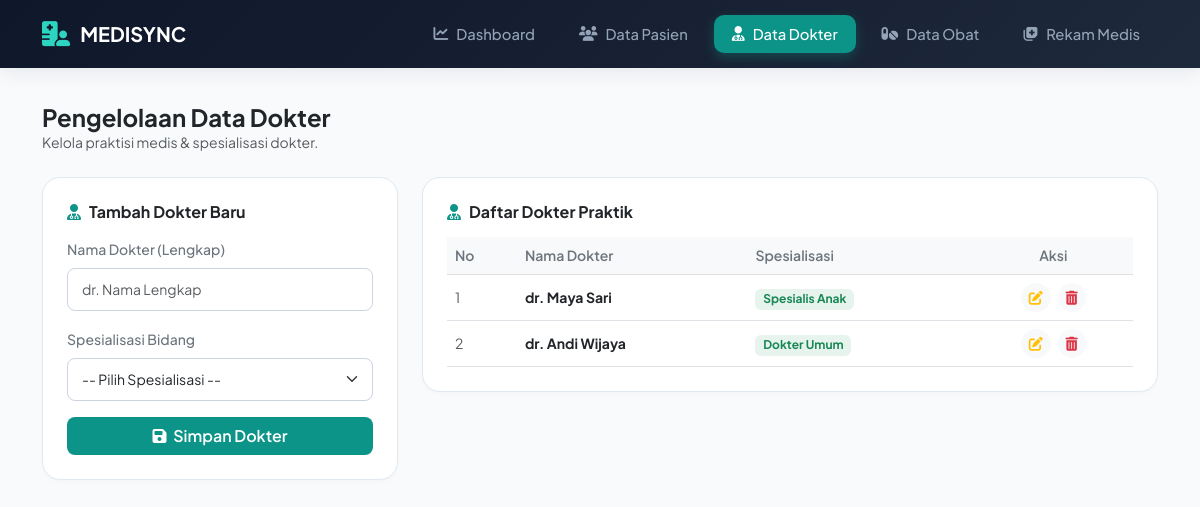
Screenshot of /dokter.php with the database file from the repository.
### tables this page shows
CREATE TABLE `dokter` (
  `id_dokter` int(11) NOT NULL,
  `nama_dokter` varchar(100) NOT NULL,
  `spesialisasi` varchar(50) NOT NULL
);

### dokter.php (the view, shortened to what this page needs)
<?php
include 'koneksi.php';
?>
<!DOCTYPE html>
<html lang="id">
<head>
    <link href="https://cdn.jsdelivr.net/npm/bootstrap@5.3.0/dist/css/bootstrap.min.css" rel="stylesheet">
    <link rel="stylesheet" href="https://cdnjs.cloudflare.com/ajax/libs/font-awesome/6.4.0/css/all.min.css">
    <link rel="stylesheet" href="https://cdn.jsdelivr.net/npm/sweetalert2@11/dist/sweetalert2.min.css">
</head>
<body>
    <nav class="top-navbar navbar navbar-expand-lg navbar-dark">
        <div class="container">
            <a class="navbar-brand" href="index.php"><i class="fa-solid fa-hospital-user fa-lg"></i><span> MEDISYNC</span></a>
            <div class="collapse navbar-collapse" id="navbarNav">
                <ul class="navbar-nav ms-auto gap-2">
                    <li class="nav-item"><a class="nav-link" href="index.php"><i class="fa-solid fa-chart-line"></i> Dashboard</a></li>
                    <li class="nav-item"><a class="nav-link" href="pasien.php"><i class="fa-solid fa-users"></i> Data Pasien</a></li>
                    <li class="nav-item"><a class="nav-link active" href="dokter.php"><i class="fa-solid fa-user-doctor"></i> Data Dokter</a></li>
                    <li class="nav-item"><a class="nav-link" href="obat.php"><i class="fa-solid fa-pills"></i> Data Obat</a></li>
                    <li class="nav-item"><a class="nav-link" href="rekam_medis.php"><i class="fa-solid fa-notes-medical"></i> Rekam Medis</a></li>
                </ul>
            </div>
        </div>
    </nav>
    <main class="container main-container">
        <div class="mb-4">
            <h4 class="fw-bold m-0 text-dark">Pengelolaan Data Dokter</h4>
            <p class="text-muted small m-0">Kelola praktisi medis & spesialisasi dokter.</p>
        </div>
        <div class="row g-4">
            <div class="col-lg-4">
                <div class="card-custom">
                    <h6 class="fw-bold text-dark mb-3"><i class="fa-solid fa-user-doctor me-2" style="color:#0d9488;"></i>Tambah Dokter Baru</h6>
                    <form method="POST" action="">
                        <div class="mb-3"><label class="form-label small fw-medium text-secondary">Nama Dokter (Lengkap)</label><input type="text" name="nama_dokter" class="form-control" placeholder="dr. Nama Lengkap" required></div>
                        <div class="mb-3">
                            <label class="form-label small fw-medium text-secondary">Spesialisasi Bidang</label>
                            <select name="spesialisasi" class="form-select" required>
                                <option value="">-- Pilih Spesialisasi --</option>
                            </select>
                        </div>
                        <button type="submit" name="simpan" class="btn text-white w-100 py-2.5 rounded-3 fw-semibold small" style="background-color: #0d9488;"><i class="fa-solid fa-save me-1"></i> Simpan Dokter</button>
                    </form>
                </div>
            </div>
            <div class="col-lg-8">
                <div class="card-custom">
                    <h6 class="fw-bold text-dark mb-3"><i class="fa-solid fa-user-md me-2" style="color:#0d9488;"></i>Daftar Dokter Praktik</h6>
                    <div class="table-responsive">
                        <table class="table table-hover align-middle mb-0">
                            <thead class="table-light">
                                <tr>
                                    <th class="small text-secondary fw-semibold">No</th>
                                    <th class="small text-secondary fw-semibold">Nama Dokter</th>
                                    <th class="small text-secondary fw-semibold">Spesialisasi</th>
                                    <th class="text-center small text-secondary fw-semibold">Aksi</th>
                                </tr>
                            </thead>
                            <tbody>
                                <?php
                                $data = mysqli_query($koneksi, "SELECT * FROM dokter ORDER BY id_dokter DESC");
                                $no = 1;
                                while ($row = mysqli_fetch_assoc($data)) {
                                ?>
                                <tr>
                                    <td><span class="text-muted small"><?= $no++; ?></span></td>
                                    <td><strong class="text-dark small"><?= $row['nama_dokter']; ?></strong></td>
                                    <td><span class="badge bg-success bg-opacity-10 text-success small"><?= $row['spesialisasi']; ?></span></td>
                                    <td class="text-center">
                                        <a href="edit_dokter.php?id=<?= $row['id_dokter']; ?>" class="btn btn-sm btn-light text-warning border-0 rounded-circle me-1" title="Edit"><i class="fa-solid fa-pen-to-square"></i></a>
                                        <a href="#" class="btn btn-sm btn-light text-danger border-0 rounded-circle" onclick="konfirmasiHapus(event, 'dokter.php?hapus=<?= $row['id_dokter']; ?>', '<?= $row['nama_dokter']; ?>')" title="Hapus"><i class="fa-solid fa-trash-can"></i></a>
                                    </td>
                                </tr>
                                <?php } ?>
                            </tbody>
                        </table>
                    </div>
                </div>
            </div>
        </div>
    </main>
</body>
</html>

### dokter.php (style rules this page uses)
:root { --main-bg: #f8fafc; --card-border: #e2e8f0; --accent: #0d9488; }
body { font-family: 'Plus Jakarta Sans', sans-serif; background-color: var(--main-bg); color: #334155; }
.top-navbar { background: linear-gradient(135deg, #0f172a 0%, #1e293b 100%); padding: 14px 0; position: sticky; top: 0; z-index: 1000; box-shadow: 0 4px 20px rgba(15,23,42,0.08); }
.navbar-brand { font-size: 1.25rem; font-weight: 700; color: #ffffff !important; display: flex; align-items: center; gap: 10px; }
.navbar-brand i { color: #2dd4bf; }
.nav-link { color: #94a3b8 !important; font-weight: 500; font-size: 0.925rem; padding: 8px 18px !important; border-radius: 10px; transition: all 0.25s ease; display: flex; align-items: center; gap: 8px; }
.nav-link.active { color: #ffffff !important; background: var(--accent) !important; box-shadow: 0 4px 12px rgba(13, 148, 136, 0.35); }
.main-container { padding-top: 35px; padding-bottom: 50px; }
.card-custom { background: #ffffff; border: 1px solid var(--card-border); border-radius: 18px; padding: 24px; box-shadow: 0 2px 4px rgba(0,0,0,0.02); }
.form-control, .form-select { border-radius: 8px; border: 1px solid #cbd5e1; padding: 10px 14px; font-size: 0.875rem; }

### rows the page displays
dokter: nama_dokter "dr. Maya Sari", spesialisasi "Spesialis Anak"
dokter: nama_dokter "dr. Andi Wijaya", spesialisasi "Dokter Umum"
